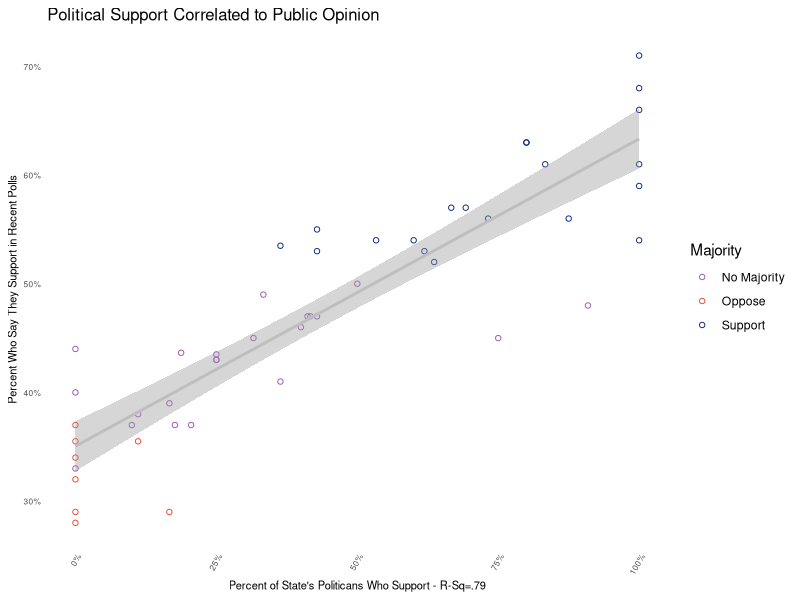
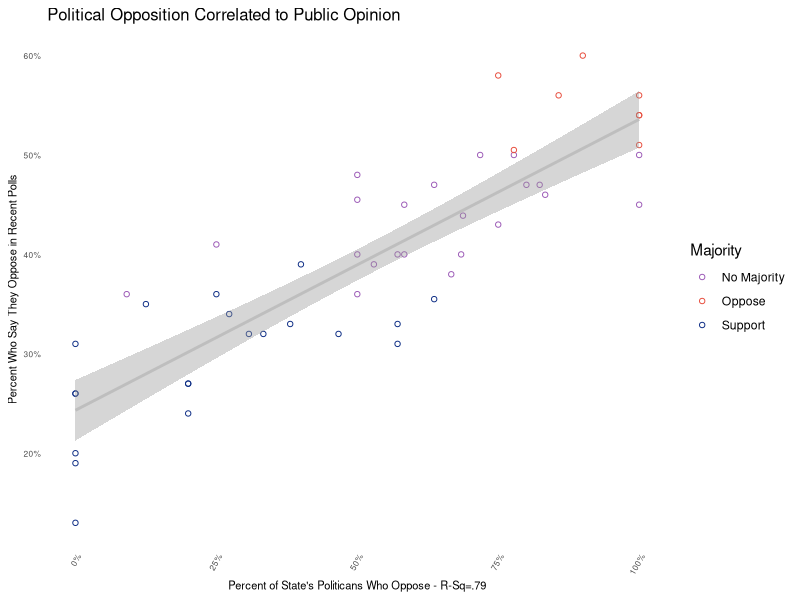
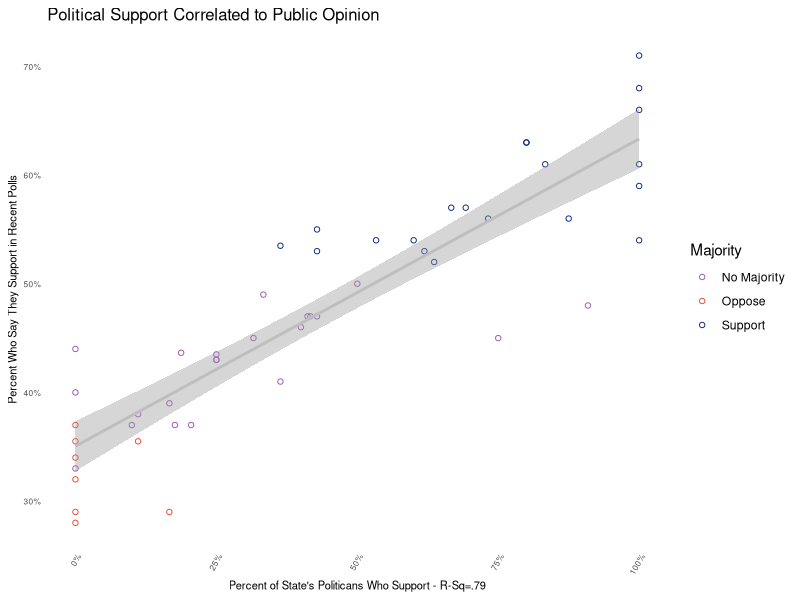
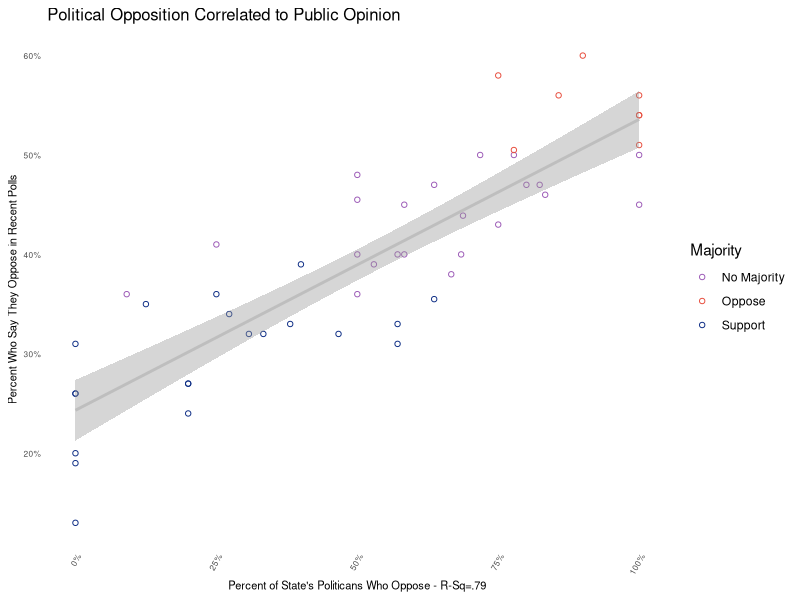

These charts were generated, in order, by the following R code: (Note: this script raises an error after producing the figures.)
# Politicians For and Against Gay Marriage
# Created by Daniel Hadley to analyze the support for gay marriage
# Nov, 2014
setwd("/Users/dphnrome/Documents/Git/SameSexMarriage/")
# setwd("C:/Users/dhadley/Documents/GitHub/SameSexMarriage")


#### Load packages and data ####
library(XML)
library(ggplot2)
library(maps)
library(reshape2)
library(plyr)
library(stringr)
library(scales)

# congress data: https://www.govtrack.us/data/congress-legislators/
congress <- read.csv("./data/legislators-current.csv")
abbreviations <- read.csv("./data//us_states.csv", header=F)
congress <- merge(congress, abbreviations, by.x="state", by.y="V3", all.x=T)
remove(abbreviations)

# More congress data: https://sunlightlabs.github.io/congress/#legislator-spreadsheet
congressSunlight <- read.csv("./data//legislators-sunlight.csv")

# House data scrapped from: 
# wikipedia.org/wiki/Current_members_of_the_United_States_House_of_Representatives
house <- read.csv("./data//HouseOfReps.csv")
house$Name <- as.character(house$Name)
house$Name <- substring(house$Name, ((nchar(house$Name)/2)+2))

# States data from https://www.census.gov/popest/data/state/asrh/2013/files/SCPRC-EST2013-18+POP-RES.csv
# Population for 18+
# stopped using this because population is not a useful denominator
# Now just used to make the list for wikipedia mining
states <- read.csv("./data/States.csv")

# Data created from MungeData script
PollsByState <- read.csv("./data//PollsByState.csv")
PolsByState <- read.csv("./data/PolsByState.csv")

SupportersFinal <- read.csv("./data//SupportersFinal.csv")
OpponentsFinal <- read.csv("./data/OpponentsFinal.csv")

religiosity <- read.csv("./data//ReligiosityInUSA.csv")



#### Prepares data for visualizations #####

d <- merge(PollsByState, PolsByState, by.x="state", by.y="State")
d <- merge(d, states, by.x="state", by.y="NAME")

d$Majority <- ifelse(d$support > 50, "Support",
                     ifelse(d$X..opposition > 50, "Oppose", "No Majority"))

# add my theme and colors that match the maps

pinkish_red = "#e74c3c"
purple = "#9b59b6"


dark_blue = "#0c2c84"
middle_blue = "#1d91c0"
teele = "#c7e9b4"
yellow = "#ffffcc"

my.theme <- 
  theme(#plot.background = element_rect(fill="white"), # Remove background
    panel.grid.major = element_blank(), # Remove gridlines
    # panel.grid.minor = element_blank(), # Remove more gridlines
    # panel.border = element_blank(), # Remove border
    panel.background = element_blank(), # Remove more background
    axis.ticks = element_blank(), # Remove axis ticks
    axis.text=element_text(size=6), # Enlarge axis text font
    axis.title=element_text(size=8), # Enlarge axis title font
    plot.title=element_text(size=12) # Enlarge, left-align title
    ,axis.text.x = element_text(angle=60, hjust = 1) # Uncomment if X-axis unreadable 
  )


summary(lm(d$PercOfPolsSupp ~ d$support))$r.squared 
ggplot(d, aes(x=d$PercOfPolsSupp, 
                y=(d$support / 100), color=Majority)) +
  geom_point(shape=1) + #scale_x_log10() +
  scale_color_manual(values = c(purple, pinkish_red, dark_blue)) +
  geom_smooth(method=lm, color = "grey") +
  my.theme + ggtitle("Political Support Correlated to Public Opinion") + 
  xlab("Percent of State's Politicans Who Support - R-Sq=.79")+
  ylab("Percent Who Say They Support in Recent Polls") +
  scale_y_continuous(labels = percent) +
  scale_x_continuous(labels = percent)

ggsave("./plots/plot01.png", dpi=300, width=5, height=4)


ggplot(d, aes(x=d$PercOfPolsOpp, 
              y=(d$X..opposition / 100), color=Majority)) +
  geom_point(shape=1) + #scale_x_log10() +
  scale_color_manual(values = c(purple, pinkish_red, dark_blue)) +
  geom_smooth(method=lm, color = "grey") +
  my.theme + ggtitle("Political Opposition Correlated to Public Opinion") + 
  xlab("Percent of State's Politicans Who Oppose - R-Sq=.79")+
  ylab("Percent Who Say They Oppose in Recent Polls") +
  scale_y_continuous(labels = percent) +
  scale_x_continuous(labels = percent)

ggsave("./plots/plot02.png", dpi=300, width=5, height=4)


d.top <- d[which(d$PercOfPolsOpp == 1),]
ggplot(d.top, aes(x=reorder(d.top$state, -d.top$POPEST18PLUS2013), y=d.top$POPEST18PLUS2013)) + geom_bar(colour="white", fill=middle_blue) + 
  my.theme + ggtitle("All States Where 100% of Politicans Oppose") + xlab("State")+
  ylab("18+ Population") + 
  scale_y_continuous(labels = comma)

ggsave("./plots/plot03.png", dpi=300, width=5, height=4)


d.top <- d[which(d$PercOfPolsSupp == 1),]
ggplot(d.top, aes(x=reorder(d.top$state, -d.top$POPEST18PLUS2013), y=d.top$POPEST18PLUS2013)) + 
  geom_bar(colour="white", fill=dark_blue) + 
  my.theme + ggtitle("All States Where 100% of Politicans Support") + xlab("State")+
  ylab("18+ Population") + 
  scale_y_continuous(labels = comma)

ggsave("./plots/plot04.png", dpi=300, width=5, height=4)


ggplot(d, aes(x=(d$support / 100))) + geom_histogram(colour="white", fill=dark_blue, binwidth = .05) + 
  my.theme + ggtitle("Public Support for Gay Marriage") + 
  xlab("Percent of State Who Say They Support")+
  ylab("Number of States") + 
  scale_x_continuous(labels = percent)

ggsave("./plots/plot05.png", dpi=300, width=5, height=4)


ggplot(d, aes(x=d$PercOfPolsSupp)) + geom_histogram(colour="white", fill=dark_blue, binwidth = .1) + 
  my.theme + ggtitle("Political Support for Gay Marriage") + 
  xlab("% of State Politicians Who Support")+
  ylab("Number of States") + 
  scale_x_continuous(labels = percent)

ggsave("./plots/plot06.png", dpi=300, width=5, height=4)


d.top <- d[which(d$GovsOppose == 1 & d$support > 50),]
ggplot(d.top, aes(x=reorder(d.top$state, -d.top$POPEST18PLUS2013), y=d.top$POPEST18PLUS2013)) + geom_bar(colour="white", fill=middle_blue) + 
  my.theme + ggtitle("Governor Opposes But the Majority Support") + xlab("State")+
  ylab("18+ Population") + 
  scale_y_continuous(labels = comma)

ggsave("./plots/plot07.png", dpi=300, width=5, height=4)


d.top <- d[which(d$SenatorsOppose >= 1 & d$support > 50),]
ggplot(d.top, aes(x=reorder(d.top$state, -d.top$POPEST18PLUS2013), y=d.top$POPEST18PLUS2013)) + geom_bar(colour="white", fill=middle_blue) + 
  my.theme + ggtitle("A Senator Opposes But the Majority Support") + xlab("State")+
  ylab("18+ Population") + 
  scale_y_continuous(labels = comma)

ggsave("./plots/plot08.png", dpi=300, width=5, height=4)



d <- merge(d, religiosity, by.x="state", by.y="State")
d$WeeklyAttendance <- gsub(pattern="[%]",replacement="", d$Percent)
d$WeeklyAttendance <- as.numeric(d$WeeklyAttendance)
summary(lm(d$X..opposition ~ d$WeeklyAttendance))$r.squared 
ggplot(d, aes(x=(d$X..opposition / 100), 
              y=(d$WeeklyAttendance / 100), color=Majority)) +
  geom_point(shape=1) + #scale_x_log10() +
  scale_color_manual(values = c(purple, pinkish_red, dark_blue)) +
  geom_smooth(method=lm, color = "grey") +
  my.theme + ggtitle("Public Opinion Correlated to Religiosity") + 
  xlab("Percent Who Say They Oppose Gay Marriage - R-Sq=.68")+
  ylab("Percent Who Say They Attend Church Weekly") +
  scale_y_continuous(labels = percent) +
  scale_x_continuous(labels = percent)

ggsave("./plots/plot09.png", dpi=300, width=5, height=4)




t <- table(congress$V2, congress$gender)
ratio <- as.data.frame.matrix(t)
ratio$percentMale <- ratio$M / (ratio$M + ratio$F)
d <- merge(d, ratio, by.x="state", by.y="row.names")
d$PerOfCongOpp <- (d$SenatorsOppose + d$RepsOppose) / d$CongressMembers
d$MaleCongress <- ifelse(d$percentMale.x == 1, TRUE, FALSE)
t <- aggregate(d$PerOfCongOpp ~ d$MaleCongress, d, mean ) # makes a two-way table

ggplot(t, aes(x=t$"d$MaleCongress", y=t$"d$PerOfCongOpp")) + geom_bar(colour="white", fill=middle_blue) + 
  my.theme + ggtitle("All-Male Delegations More Likely To Oppose") + xlab("All Male Congressional Delegation")+
  ylab("Percent of Congress Members Who Oppose") + 
  scale_y_continuous(labels = percent)

ggsave("./plots/plot10.png", dpi=300, width=5, height=4)
